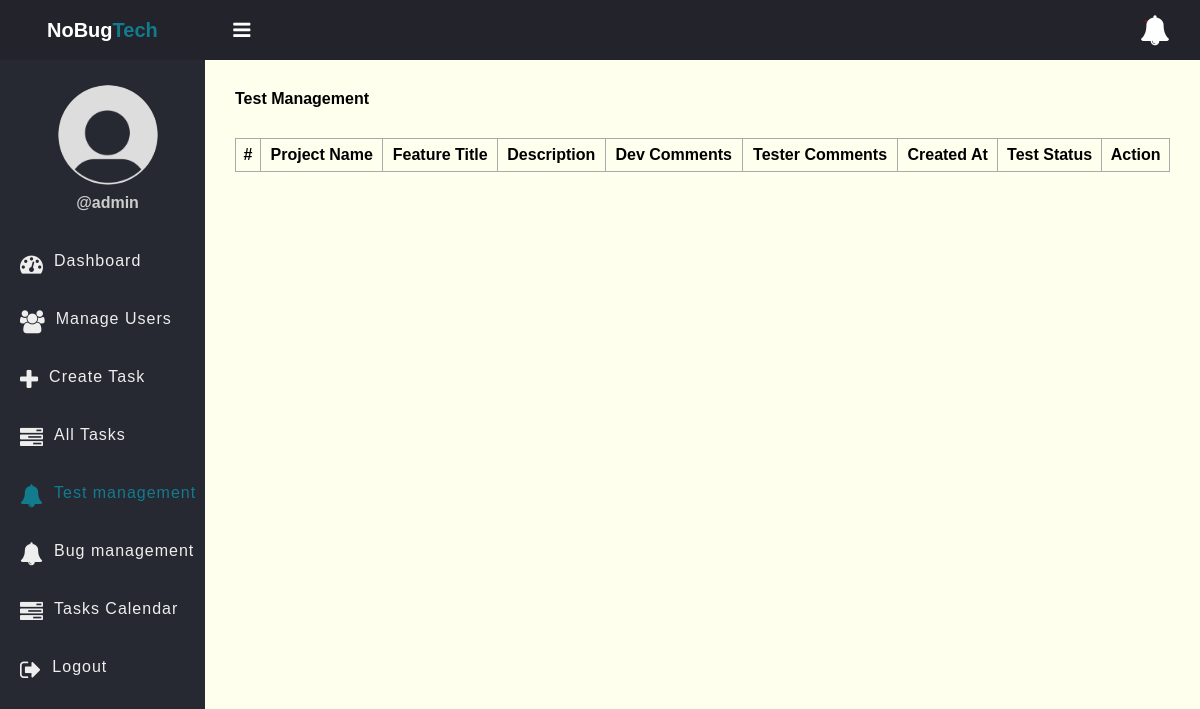
/test_management.php (signed in), run on an earlier commit of the app's database.
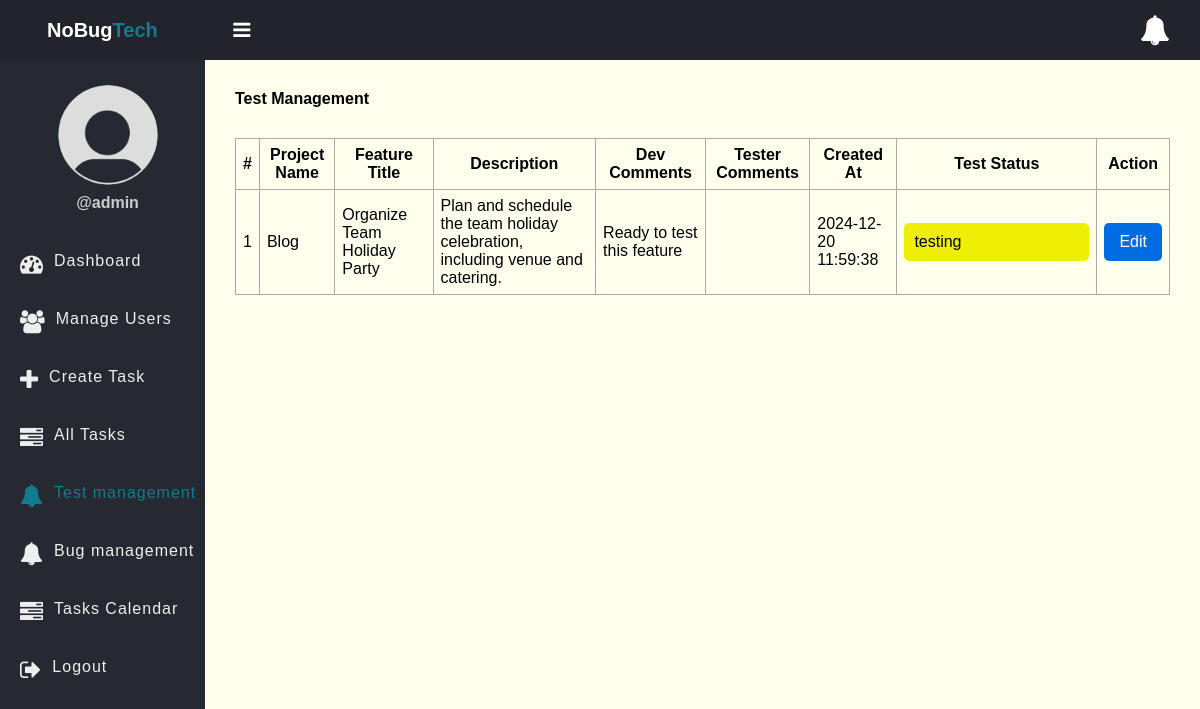
And on a later commit of the database.
### tables this page shows
CREATE TABLE `ready_for_testing` (
  `id` int(11) NOT NULL,
  `task_id` int(11) DEFAULT NULL,
  `test_status` enum('Developed','testing','Bug','Passed') NOT NULL,
  `DeveloperComments` text NOT NULL,
  `TesterComments` text NOT NULL,
  `created_at` timestamp NOT NULL DEFAULT current_timestamp(),
  `status` int(11) NOT NULL DEFAULT 1
);

CREATE TABLE `projects` (
  `ProjectID` int(11) NOT NULL,
  `ProjectName` varchar(2500) NOT NULL,
  `Status` int(11) NOT NULL
);

CREATE TABLE `tasks` (
  `id` int(11) NOT NULL,
  `ProjectID` int(11) NOT NULL,
  `title` varchar(100) NOT NULL,
  `description` text DEFAULT NULL,
  `assigned_to` int(11) DEFAULT NULL,
  `due_date` date DEFAULT NULL,
  `status` enum('pending','bugs_founded','in_progress','completed') DEFAULT 'pending',
  `created_at` timestamp NOT NULL DEFAULT current_timestamp(),
  `Priority` int(11) NOT NULL
);

### app/Model/Task.php (called while the page is built, shortened)
<?php
function get_all_ready_for_testing($conn)
{
	$sql = "SELECT ready_for_testing.*,tasks.title,tasks.description,projects.ProjectName FROM ready_for_testing
	INNER JOIN tasks ON tasks.id=ready_for_testing.task_id
    INNER JOIN projects ON projects.ProjectID=tasks.ProjectID
 	ORDER BY ready_for_testing.created_at DESC";
	$stmt = $conn->prepare($sql);
	$stmt->execute();
	return $stmt->fetchAll(PDO::FETCH_ASSOC);
}

### test_management.php (the view, shortened to what this page needs)
<?php
if (isset($_SESSION['role']) && isset($_SESSION['id'])) {
    include "DB_connection.php";
    include "app/Model/Task.php";
    include "app/Model/User.php";
    $tests = get_all_ready_for_testing($conn);
?>
    <!DOCTYPE html>
    <html>
    <head>
        <link rel="stylesheet" href="https://stackpath.bootstrapcdn.com/font-awesome/4.7.0/css/font-awesome.min.css">
        <link rel="stylesheet" href="css/style.css?v=<?php echo time();?>">
    </head>
    <body>
        <?php include "inc/header.php" ?>
        <div class="body">
            <?php include "inc/nav.php" ?>
            <section class="section-1">
                <h4 class="title">Test Management</h4>
                <?php if ($tests != 0) { ?>
                    <table class="main-table">
                        <tr>
                            <th>#</th>
                            <th>Project Name</th>
                            <th>Feature Title</th>
                            <th>Description</th>
                            <th>Dev Comments</th>
                            <th>Tester Comments</th>
                            <th>Created At</th>
                            <th>Test Status</th>
                            <th>Action</th>
                        </tr>
                        <?php $i = 0;
                        foreach ($tests as $test) { ?>
                            <tr>
                                <td><?= ++$i ?></td>
                                <td><?= $test['ProjectName'] ?></td>
                                <td><?= $test['title'] ?></td>
                                <td><?= $test['description'] ?></td>
                                <td><?= $test['DeveloperComments'] ?></td>
                                <td><?= $test['TesterComments'] ?></td>
                                <td><?= $test['created_at'] ?></td>
                                <td style='width:200px'>
                                    <div class="status <?= strtolower($test['test_status']); ?>">
                                        <?= $test['test_status'] ?>
                                    </div>
                                </td>
                                <td>
                                    <a href="edit-test.php?id=<?= $test['id'] ?>" class="edit-btn">Edit</a>
                                </td>
                            </tr>
                        <?php } ?>
                    </table>
                <?php } else { ?>
                    <h3>No tests available</h3>
                <?php } ?>
            </section>
        </div>
    </body>
    </html>
<?php } else {
    $em = "First login";
    header("Location: login.php?error=$em");
    exit();
} ?>

What changed in the data, as far as the page shows it:
added ready_for_testing: projects.ProjectName "Blog", task.title "Organize Team Holiday Party", task.description "Plan and schedule the team holiday celebration, including venue and catering.", DeveloperComments "Ready to test this feature", created_at "2024-12-20 11:59:38", test_status "testing"
